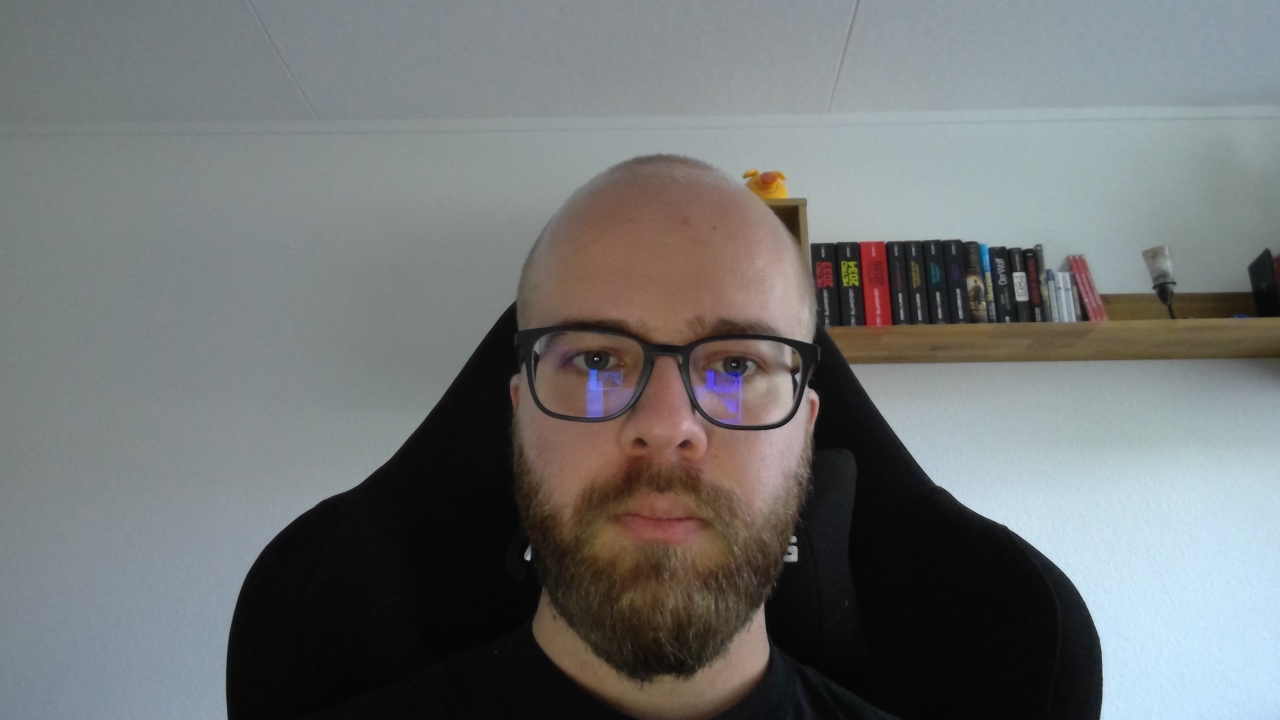
#> input picture face detection/test.jpg, 2560 x 1440 px (shown at 1/2 size)
$ python face_detection.py
#> lines starting #> are read from the running program, lines starting #| are printed output that depends on the picture; after the words box and inside, x2 and y2 are one past the last pixel; in counts of white or black regions, pixels touching at a corner belong together
import cv2

# Load the cascade
face_cascade = cv2.CascadeClassifier('haarcascade_frontalface_default.xml')
# Read the input image
img = cv2.imread('test.jpg')
#> img is the input picture: shape (1440, 2560, 3); mean B, G, R 115, 114.9, 112.5
# Convert into grayscale
gray = cv2.cvtColor(img, cv2.COLOR_BGR2GRAY)
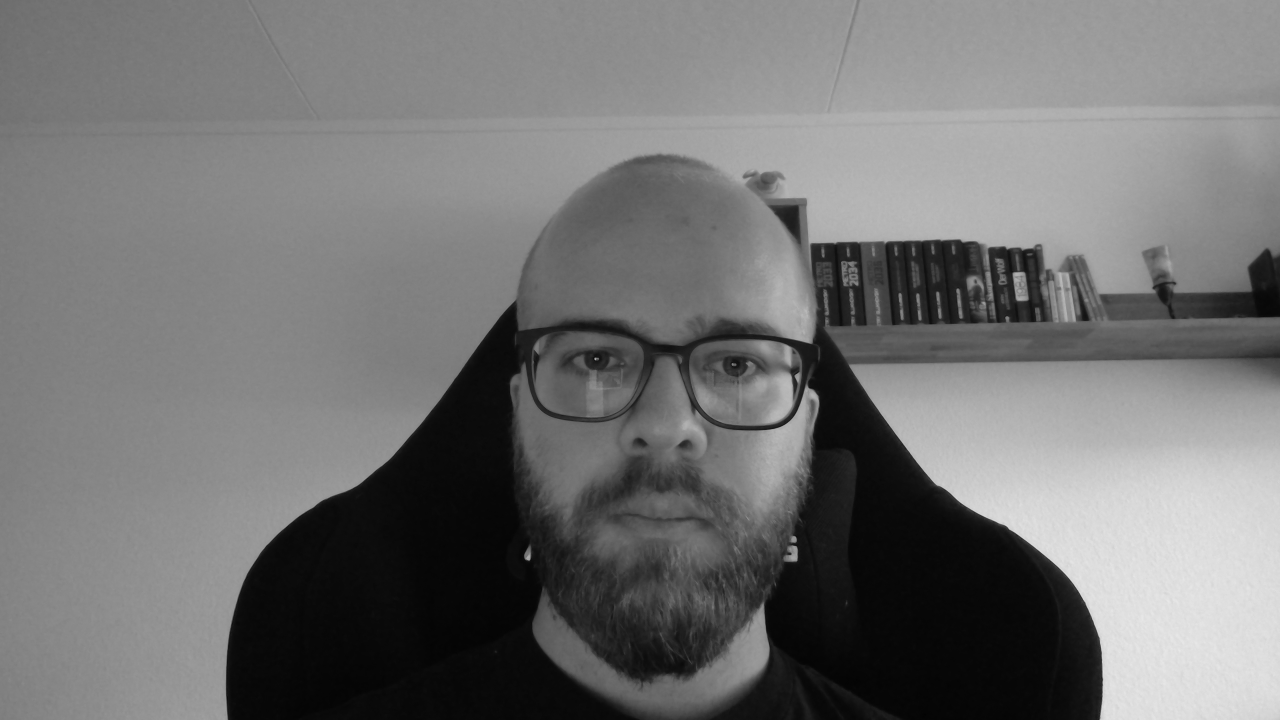
#> gray: shape (1440, 2560) (shown at 1/2 size); min 0, max 234, mean 114.2
# Detect faces
faces = face_cascade.detectMultiScale(gray, 1.1, 4)
#> faces = [[2024, 543, 30, 30], [941, 427, 765, 765]]
# Draw rectangle around the faces
for (x, y, w, h) in faces:
    cv2.rectangle(img, (x, y), (x+w, y+h), (255, 0, 0), 2)
#> this loop made 2 passes
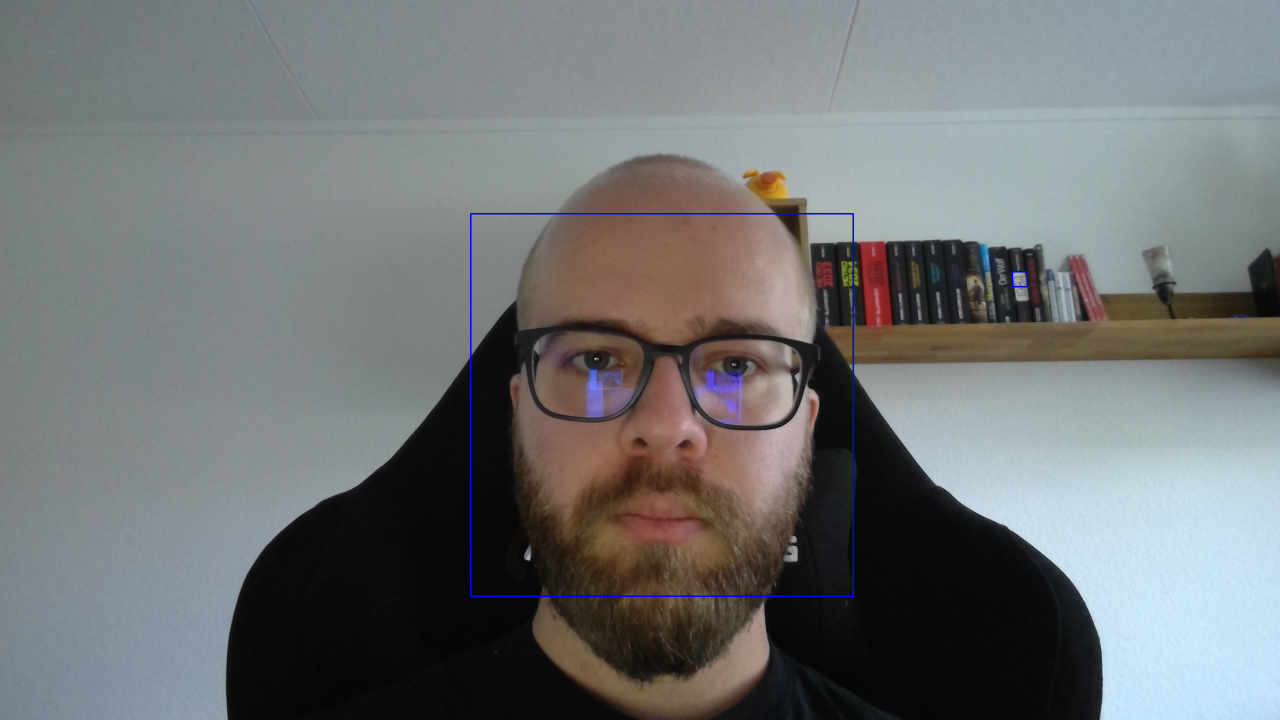
#> img: shape (1440, 2560, 3) (shown at 1/2 size); 0.26% of pixels changed, all inside (x1, y1, x2, y2) = (940, 426, 2056, 1194)
# Display the output
imS = cv2.resize(img, (960, 540))
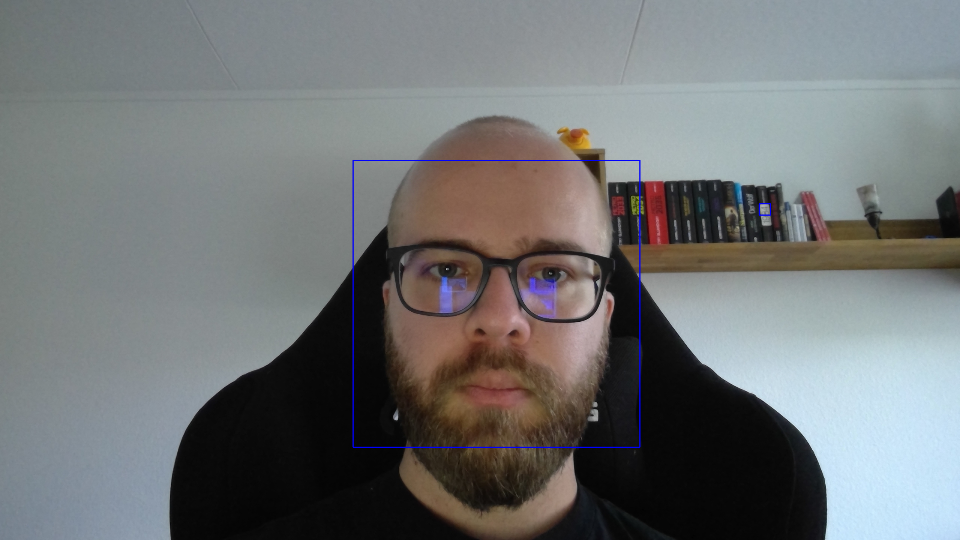
#> imS: shape (540, 960, 3); mean B, G, R 115.5, 114.7, 112.3
cv2.imshow('img', imS)
cv2.waitKey(0)
